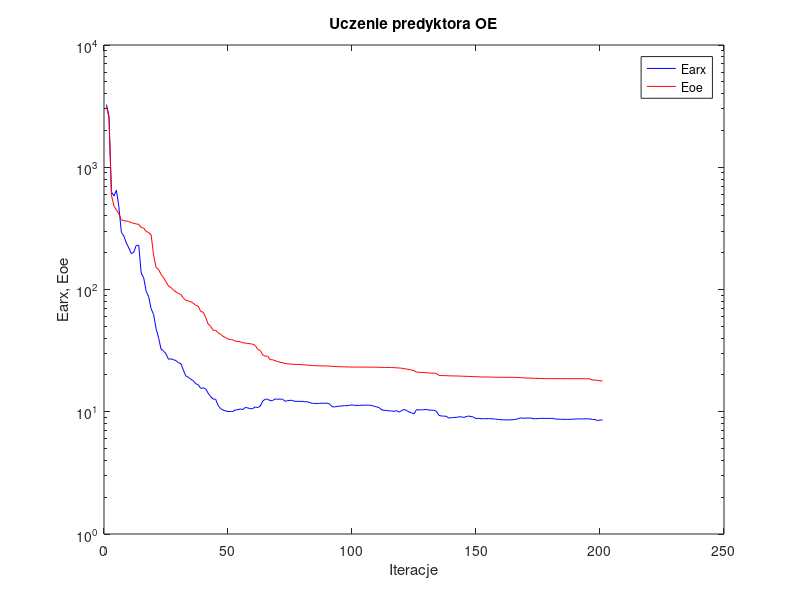
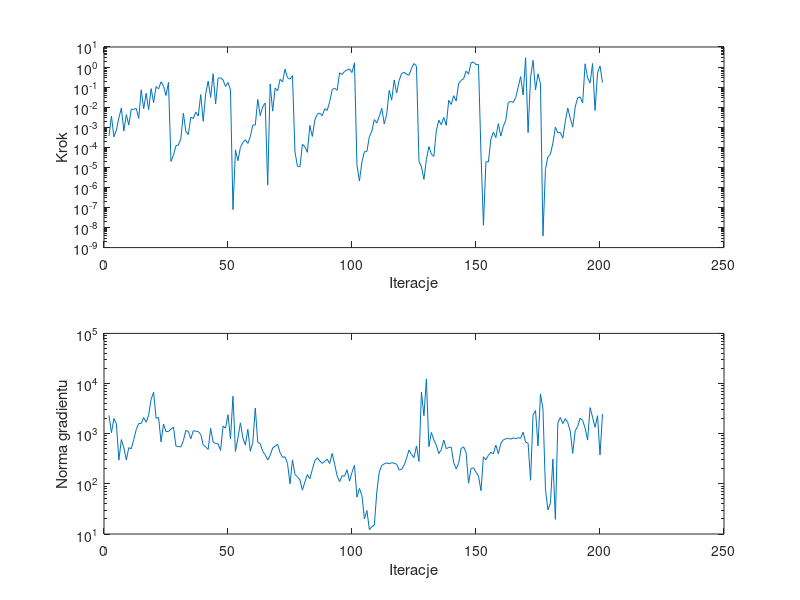

Reproduce these figures in MATLAB, in order.
%uczenie predyktora oe
clear all;
n=0; farx(n+1)=3.254522e+003; foe(n+1)=3.135525e+003; wspucz(n+1)=0.000000e+000; ng(n+1)=0.000000e+000;
%odnowa zmiennej metryki
n=1; farx(n+1)=2.648957e+003; foe(n+1)=2.536911e+003; krok(n+1)=3.647778e-004; ng(n+1)=2.323169e+003;
n=2; farx(n+1)=6.288385e+002; foe(n+1)=5.910806e+002; krok(n+1)=3.581322e-003; ng(n+1)=1.047406e+003;
n=3; farx(n+1)=5.818855e+002; foe(n+1)=4.810955e+002; krok(n+1)=3.323859e-004; ng(n+1)=2.010080e+003;
n=4; farx(n+1)=6.489311e+002; foe(n+1)=4.488309e+002; krok(n+1)=7.286672e-004; ng(n+1)=1.559294e+003;
n=5; farx(n+1)=4.748888e+002; foe(n+1)=4.162525e+002; krok(n+1)=2.957629e-003; ng(n+1)=2.975442e+002;
n=6; farx(n+1)=2.931151e+002; foe(n+1)=3.711714e+002; krok(n+1)=8.997511e-003; ng(n+1)=7.612572e+002;
n=7; farx(n+1)=2.739428e+002; foe(n+1)=3.667433e+002; krok(n+1)=6.553529e-004; ng(n+1)=5.237193e+002;
n=8; farx(n+1)=2.404108e+002; foe(n+1)=3.628289e+002; krok(n+1)=4.236653e-003; ng(n+1)=2.999079e+002;
n=9; farx(n+1)=2.186863e+002; foe(n+1)=3.603732e+002; krok(n+1)=1.299476e-003; ng(n+1)=5.268740e+002;
n=10; farx(n+1)=1.964768e+002; foe(n+1)=3.519622e+002; krok(n+1)=8.029022e-003; ng(n+1)=5.008029e+002;
n=11; farx(n+1)=2.020500e+002; foe(n+1)=3.479947e+002; krok(n+1)=7.801084e-003; ng(n+1)=7.731302e+002;
n=12; farx(n+1)=2.295084e+002; foe(n+1)=3.438781e+002; krok(n+1)=8.672124e-003; ng(n+1)=1.214429e+003;
n=13; farx(n+1)=2.303920e+002; foe(n+1)=3.411421e+002; krok(n+1)=2.778799e-003; ng(n+1)=1.603540e+003;
n=14; farx(n+1)=1.363734e+002; foe(n+1)=3.213249e+002; krok(n+1)=7.301859e-002; ng(n+1)=1.600958e+003;
n=15; farx(n+1)=1.248114e+002; foe(n+1)=3.188071e+002; krok(n+1)=8.368557e-003; ng(n+1)=2.098862e+003;
n=16; farx(n+1)=9.665008e+001; foe(n+1)=2.985370e+002; krok(n+1)=4.905012e-002; ng(n+1)=1.693009e+003;
n=17; farx(n+1)=8.737076e+001; foe(n+1)=2.923369e+002; krok(n+1)=7.444102e-003; ng(n+1)=2.337562e+003;
n=18; farx(n+1)=6.980268e+001; foe(n+1)=2.795349e+002; krok(n+1)=8.430727e-002; ng(n+1)=4.889738e+003;
n=19; farx(n+1)=6.239391e+001; foe(n+1)=1.912339e+002; krok(n+1)=1.680437e-002; ng(n+1)=6.691851e+003;
n=20; farx(n+1)=4.781814e+001; foe(n+1)=1.515520e+002; krok(n+1)=1.068981e-001; ng(n+1)=2.023324e+003;
n=21; farx(n+1)=4.039692e+001; foe(n+1)=1.457481e+002; krok(n+1)=8.061847e-002; ng(n+1)=2.114184e+003;
n=22; farx(n+1)=3.255052e+001; foe(n+1)=1.329866e+002; krok(n+1)=1.846634e-001; ng(n+1)=6.863332e+002;
n=23; farx(n+1)=3.139960e+001; foe(n+1)=1.251684e+002; krok(n+1)=1.121259e-001; ng(n+1)=1.561694e+003;
n=24; farx(n+1)=2.971324e+001; foe(n+1)=1.154953e+002; krok(n+1)=3.809184e-002; ng(n+1)=1.096287e+003;
n=25; farx(n+1)=2.688453e+001; foe(n+1)=1.069261e+002; krok(n+1)=1.752988e-001; ng(n+1)=1.110215e+003;
%odnowa zmiennej metryki
n=26; farx(n+1)=2.708561e+001; foe(n+1)=1.037804e+002; krok(n+1)=1.977673e-005; ng(n+1)=1.233512e+003;
n=27; farx(n+1)=2.669096e+001; foe(n+1)=9.928198e+001; krok(n+1)=3.999817e-005; ng(n+1)=1.360048e+003;
n=28; farx(n+1)=2.618880e+001; foe(n+1)=9.552432e+001; krok(n+1)=1.201924e-004; ng(n+1)=5.664426e+002;
n=29; farx(n+1)=2.520650e+001; foe(n+1)=9.285934e+001; krok(n+1)=1.300680e-004; ng(n+1)=5.548093e+002;
n=30; farx(n+1)=2.473401e+001; foe(n+1)=9.113904e+001; krok(n+1)=2.802141e-004; ng(n+1)=5.442762e+002;
n=31; farx(n+1)=2.190941e+001; foe(n+1)=8.515940e+001; krok(n+1)=4.997674e-003; ng(n+1)=7.247443e+002;
n=32; farx(n+1)=1.961140e+001; foe(n+1)=8.150224e+001; krok(n+1)=6.111403e-004; ng(n+1)=1.162637e+003;
n=33; farx(n+1)=1.914966e+001; foe(n+1)=8.063946e+001; krok(n+1)=4.393293e-004; ng(n+1)=1.106862e+003;
n=34; farx(n+1)=1.847767e+001; foe(n+1)=7.940619e+001; krok(n+1)=3.159755e-003; ng(n+1)=7.892684e+002;
n=35; farx(n+1)=1.793714e+001; foe(n+1)=7.729507e+001; krok(n+1)=2.716773e-003; ng(n+1)=1.149000e+003;
n=36; farx(n+1)=1.695672e+001; foe(n+1)=7.421352e+001; krok(n+1)=5.627734e-003; ng(n+1)=1.118889e+003;
n=37; farx(n+1)=1.663441e+001; foe(n+1)=7.304023e+001; krok(n+1)=3.582494e-003; ng(n+1)=1.099753e+003;
n=38; farx(n+1)=1.554043e+001; foe(n+1)=6.606570e+001; krok(n+1)=4.226038e-002; ng(n+1)=9.710052e+002;
n=39; farx(n+1)=1.569964e+001; foe(n+1)=6.532872e+001; krok(n+1)=1.965086e-003; ng(n+1)=6.029398e+002;
n=40; farx(n+1)=1.540048e+001; foe(n+1)=5.899034e+001; krok(n+1)=4.614317e-002; ng(n+1)=5.412680e+002;
n=41; farx(n+1)=1.417995e+001; foe(n+1)=5.216183e+001; krok(n+1)=1.989372e-001; ng(n+1)=4.879667e+002;
n=42; farx(n+1)=1.330347e+001; foe(n+1)=4.998218e+001; krok(n+1)=3.076926e-002; ng(n+1)=1.278039e+003;
n=43; farx(n+1)=1.269400e+001; foe(n+1)=4.643779e+001; krok(n+1)=4.635137e-001; ng(n+1)=6.813533e+002;
n=44; farx(n+1)=1.266170e+001; foe(n+1)=4.635332e+001; krok(n+1)=1.450364e-002; ng(n+1)=6.371398e+002;
n=45; farx(n+1)=1.129453e+001; foe(n+1)=4.432456e+001; krok(n+1)=2.828655e-001; ng(n+1)=6.254435e+002;
n=46; farx(n+1)=1.062228e+001; foe(n+1)=4.304735e+001; krok(n+1)=2.902112e-001; ng(n+1)=4.646811e+002;
n=47; farx(n+1)=1.031696e+001; foe(n+1)=4.140201e+001; krok(n+1)=2.268451e-001; ng(n+1)=1.413595e+003;
n=48; farx(n+1)=1.016155e+001; foe(n+1)=4.054046e+001; krok(n+1)=1.068992e-001; ng(n+1)=1.291724e+003;
n=49; farx(n+1)=1.001964e+001; foe(n+1)=3.935479e+001; krok(n+1)=1.677326e-001; ng(n+1)=2.398642e+003;
n=50; farx(n+1)=1.006355e+001; foe(n+1)=3.895035e+001; krok(n+1)=7.326360e-002; ng(n+1)=7.930518e+002;
%odnowa zmiennej metryki
n=51; farx(n+1)=1.006533e+001; foe(n+1)=3.871081e+001; krok(n+1)=7.821839e-008; ng(n+1)=5.582535e+003;
n=52; farx(n+1)=1.036166e+001; foe(n+1)=3.780861e+001; krok(n+1)=7.395359e-005; ng(n+1)=4.425473e+002;
n=53; farx(n+1)=1.039398e+001; foe(n+1)=3.762652e+001; krok(n+1)=2.132008e-005; ng(n+1)=8.220197e+002;
n=54; farx(n+1)=1.054434e+001; foe(n+1)=3.730725e+001; krok(n+1)=9.833971e-005; ng(n+1)=1.643654e+003;
n=55; farx(n+1)=1.043334e+001; foe(n+1)=3.669328e+001; krok(n+1)=1.736749e-004; ng(n+1)=8.198669e+002;
n=56; farx(n+1)=1.084123e+001; foe(n+1)=3.638611e+001; krok(n+1)=2.383591e-004; ng(n+1)=5.924154e+002;
n=57; farx(n+1)=1.074498e+001; foe(n+1)=3.623036e+001; krok(n+1)=1.554679e-004; ng(n+1)=1.227221e+003;
n=58; farx(n+1)=1.059043e+001; foe(n+1)=3.596151e+001; krok(n+1)=3.383827e-004; ng(n+1)=4.472008e+002;
n=59; farx(n+1)=1.063050e+001; foe(n+1)=3.568655e+001; krok(n+1)=1.284763e-003; ng(n+1)=6.680275e+002;
n=60; farx(n+1)=1.094647e+001; foe(n+1)=3.492304e+001; krok(n+1)=1.291963e-003; ng(n+1)=3.249946e+003;
n=61; farx(n+1)=1.081792e+001; foe(n+1)=3.232570e+001; krok(n+1)=2.421456e-002; ng(n+1)=6.754463e+002;
n=62; farx(n+1)=1.113848e+001; foe(n+1)=3.178105e+001; krok(n+1)=3.765398e-003; ng(n+1)=6.304628e+002;
n=63; farx(n+1)=1.221025e+001; foe(n+1)=2.919099e+001; krok(n+1)=1.049956e-002; ng(n+1)=4.453597e+002;
n=64; farx(n+1)=1.267142e+001; foe(n+1)=2.847883e+001; krok(n+1)=1.614379e-002; ng(n+1)=3.798827e+002;
n=65; farx(n+1)=1.267153e+001; foe(n+1)=2.847864e+001; krok(n+1)=1.303126e-006; ng(n+1)=2.981535e+002;
n=66; farx(n+1)=1.232188e+001; foe(n+1)=2.670180e+001; krok(n+1)=1.439628e-001; ng(n+1)=3.702062e+002;
n=67; farx(n+1)=1.235903e+001; foe(n+1)=2.664234e+001; krok(n+1)=6.349841e-003; ng(n+1)=5.181206e+002;
n=68; farx(n+1)=1.271934e+001; foe(n+1)=2.613033e+001; krok(n+1)=8.892157e-002; ng(n+1)=5.641177e+002;
n=69; farx(n+1)=1.265986e+001; foe(n+1)=2.578259e+001; krok(n+1)=6.444366e-002; ng(n+1)=6.190737e+002;
n=70; farx(n+1)=1.268726e+001; foe(n+1)=2.536129e+001; krok(n+1)=2.468205e-001; ng(n+1)=4.199672e+002;
n=71; farx(n+1)=1.266974e+001; foe(n+1)=2.521577e+001; krok(n+1)=1.803954e-001; ng(n+1)=3.381516e+002;
n=72; farx(n+1)=1.218620e+001; foe(n+1)=2.481726e+001; krok(n+1)=7.847380e-001; ng(n+1)=3.462738e+002;
n=73; farx(n+1)=1.231284e+001; foe(n+1)=2.468364e+001; krok(n+1)=2.920744e-001; ng(n+1)=2.527681e+002;
n=74; farx(n+1)=1.241754e+001; foe(n+1)=2.456835e+001; krok(n+1)=2.489869e-001; ng(n+1)=1.001007e+002;
n=75; farx(n+1)=1.236912e+001; foe(n+1)=2.450579e+001; krok(n+1)=3.739988e-001; ng(n+1)=3.017260e+002;
%odnowa zmiennej metryki
n=76; farx(n+1)=1.217645e+001; foe(n+1)=2.438901e+001; krok(n+1)=5.843669e-005; ng(n+1)=1.529105e+002;
n=77; farx(n+1)=1.216665e+001; foe(n+1)=2.437405e+001; krok(n+1)=1.157184e-005; ng(n+1)=1.382150e+002;
n=78; farx(n+1)=1.214100e+001; foe(n+1)=2.436101e+001; krok(n+1)=1.057446e-005; ng(n+1)=1.199351e+002;
n=79; farx(n+1)=1.218179e+001; foe(n+1)=2.426462e+001; krok(n+1)=1.412779e-004; ng(n+1)=7.494114e+001;
n=80; farx(n+1)=1.206322e+001; foe(n+1)=2.412776e+001; krok(n+1)=1.059505e-004; ng(n+1)=1.088733e+002;
n=81; farx(n+1)=1.207089e+001; foe(n+1)=2.411460e+001; krok(n+1)=5.603333e-005; ng(n+1)=1.531401e+002;
n=82; farx(n+1)=1.188122e+001; foe(n+1)=2.400863e+001; krok(n+1)=1.221241e-003; ng(n+1)=1.256787e+002;
n=83; farx(n+1)=1.170979e+001; foe(n+1)=2.386406e+001; krok(n+1)=3.473499e-004; ng(n+1)=1.933740e+002;
n=84; farx(n+1)=1.170431e+001; foe(n+1)=2.382449e+001; krok(n+1)=2.274128e-003; ng(n+1)=2.870526e+002;
n=85; farx(n+1)=1.165587e+001; foe(n+1)=2.377927e+001; krok(n+1)=4.474402e-003; ng(n+1)=3.310577e+002;
n=86; farx(n+1)=1.171937e+001; foe(n+1)=2.375374e+001; krok(n+1)=5.095665e-003; ng(n+1)=2.861483e+002;
n=87; farx(n+1)=1.175033e+001; foe(n+1)=2.373758e+001; krok(n+1)=3.726829e-003; ng(n+1)=2.566011e+002;
n=88; farx(n+1)=1.172791e+001; foe(n+1)=2.370519e+001; krok(n+1)=8.403478e-003; ng(n+1)=2.806158e+002;
n=89; farx(n+1)=1.176089e+001; foe(n+1)=2.368084e+001; krok(n+1)=6.884472e-003; ng(n+1)=3.096840e+002;
n=90; farx(n+1)=1.154887e+001; foe(n+1)=2.364881e+001; krok(n+1)=1.881038e-002; ng(n+1)=2.544369e+002;
n=91; farx(n+1)=1.097252e+001; foe(n+1)=2.349798e+001; krok(n+1)=7.549232e-002; ng(n+1)=4.045377e+002;
n=92; farx(n+1)=1.096082e+001; foe(n+1)=2.346206e+001; krok(n+1)=8.892157e-002; ng(n+1)=2.454175e+002;
n=93; farx(n+1)=1.105195e+001; foe(n+1)=2.342039e+001; krok(n+1)=6.937699e-002; ng(n+1)=1.443899e+002;
n=94; farx(n+1)=1.111307e+001; foe(n+1)=2.334903e+001; krok(n+1)=5.126125e-001; ng(n+1)=1.106461e+002;
n=95; farx(n+1)=1.115353e+001; foe(n+1)=2.332536e+001; krok(n+1)=4.275969e-001; ng(n+1)=1.455366e+002;
n=96; farx(n+1)=1.123155e+001; foe(n+1)=2.329809e+001; krok(n+1)=6.065168e-001; ng(n+1)=1.419649e+002;
n=97; farx(n+1)=1.119857e+001; foe(n+1)=2.327151e+001; krok(n+1)=7.113726e-001; ng(n+1)=1.908879e+002;
n=98; farx(n+1)=1.131031e+001; foe(n+1)=2.324182e+001; krok(n+1)=8.006816e-001; ng(n+1)=1.132558e+002;
n=99; farx(n+1)=1.136881e+001; foe(n+1)=2.322835e+001; krok(n+1)=5.312057e-001; ng(n+1)=1.696539e+002;
n=100; farx(n+1)=1.127884e+001; foe(n+1)=2.319647e+001; krok(n+1)=1.631921e+000; ng(n+1)=2.351815e+002;
%odnowa zmiennej metryki
n=101; farx(n+1)=1.127181e+001; foe(n+1)=2.319154e+001; krok(n+1)=1.270754e-005; ng(n+1)=5.429283e+001;
n=102; farx(n+1)=1.127491e+001; foe(n+1)=2.319028e+001; krok(n+1)=2.094896e-006; ng(n+1)=8.113250e+001;
n=103; farx(n+1)=1.129916e+001; foe(n+1)=2.318544e+001; krok(n+1)=1.882199e-005; ng(n+1)=5.875972e+001;
n=104; farx(n+1)=1.131716e+001; foe(n+1)=2.318293e+001; krok(n+1)=5.958061e-005; ng(n+1)=2.000273e+001;
n=105; farx(n+1)=1.133143e+001; foe(n+1)=2.317821e+001; krok(n+1)=6.257477e-005; ng(n+1)=2.937099e+001;
n=106; farx(n+1)=1.131230e+001; foe(n+1)=2.317586e+001; krok(n+1)=3.383827e-004; ng(n+1)=1.227171e+001;
n=107; farx(n+1)=1.124879e+001; foe(n+1)=2.316805e+001; krok(n+1)=6.421814e-004; ng(n+1)=1.390864e+001;
n=108; farx(n+1)=1.108332e+001; foe(n+1)=2.315518e+001; krok(n+1)=2.407737e-003; ng(n+1)=1.508069e+001;
n=109; farx(n+1)=1.096184e+001; foe(n+1)=2.313659e+001; krok(n+1)=1.618948e-003; ng(n+1)=6.879575e+001;
n=110; farx(n+1)=1.079406e+001; foe(n+1)=2.312046e+001; krok(n+1)=3.516052e-003; ng(n+1)=1.733395e+002;
n=111; farx(n+1)=1.035606e+001; foe(n+1)=2.305219e+001; krok(n+1)=8.751130e-003; ng(n+1)=2.336985e+002;
n=112; farx(n+1)=1.027715e+001; foe(n+1)=2.304315e+001; krok(n+1)=1.478882e-003; ng(n+1)=2.501633e+002;
n=113; farx(n+1)=1.025535e+001; foe(n+1)=2.303868e+001; krok(n+1)=4.449709e-003; ng(n+1)=2.626476e+002;
n=114; farx(n+1)=1.016053e+001; foe(n+1)=2.302662e+001; krok(n+1)=6.827250e-002; ng(n+1)=2.509277e+002;
n=115; farx(n+1)=1.015938e+001; foe(n+1)=2.301036e+001; krok(n+1)=2.243330e-002; ng(n+1)=2.651670e+002;
n=116; farx(n+1)=1.007372e+001; foe(n+1)=2.293998e+001; krok(n+1)=2.250273e-001; ng(n+1)=2.567596e+002;
n=117; farx(n+1)=1.021449e+001; foe(n+1)=2.286868e+001; krok(n+1)=5.079872e-002; ng(n+1)=2.462457e+002;
n=118; farx(n+1)=9.926185e+000; foe(n+1)=2.282059e+001; krok(n+1)=2.176811e-001; ng(n+1)=1.888245e+002;
n=119; farx(n+1)=1.021360e+001; foe(n+1)=2.270481e+001; krok(n+1)=4.726961e-001; ng(n+1)=1.945942e+002;
n=120; farx(n+1)=1.044616e+001; foe(n+1)=2.248687e+001; krok(n+1)=5.450576e-001; ng(n+1)=2.355519e+002;
n=121; farx(n+1)=1.024229e+001; foe(n+1)=2.237269e+001; krok(n+1)=4.385923e-001; ng(n+1)=3.246139e+002;
n=122; farx(n+1)=9.960222e+000; foe(n+1)=2.216196e+001; krok(n+1)=3.916031e-001; ng(n+1)=4.740588e+002;
n=123; farx(n+1)=9.790944e+000; foe(n+1)=2.197670e+001; krok(n+1)=8.674420e-001; ng(n+1)=3.859651e+002;
n=124; farx(n+1)=9.616988e+000; foe(n+1)=2.166814e+001; krok(n+1)=1.498210e+000; ng(n+1)=3.329775e+002;
n=125; farx(n+1)=1.040582e+001; foe(n+1)=2.112176e+001; krok(n+1)=1.104103e+000; ng(n+1)=5.704398e+002;
%odnowa zmiennej metryki
n=126; farx(n+1)=1.034060e+001; foe(n+1)=2.101651e+001; krok(n+1)=1.990494e-005; ng(n+1)=2.799522e+002;
n=127; farx(n+1)=1.037307e+001; foe(n+1)=2.096637e+001; krok(n+1)=1.083629e-005; ng(n+1)=6.751324e+003;
n=128; farx(n+1)=1.039232e+001; foe(n+1)=2.094334e+001; krok(n+1)=2.502989e-006; ng(n+1)=2.280052e+003;
n=129; farx(n+1)=1.045613e+001; foe(n+1)=2.087520e+001; krok(n+1)=2.501153e-005; ng(n+1)=1.236903e+004;
n=130; farx(n+1)=1.031538e+001; foe(n+1)=2.072321e+001; krok(n+1)=1.093495e-004; ng(n+1)=5.514515e+002;
n=131; farx(n+1)=1.030496e+001; foe(n+1)=2.070820e+001; krok(n+1)=4.559723e-005; ng(n+1)=1.057560e+003;
n=132; farx(n+1)=1.027249e+001; foe(n+1)=2.067914e+001; krok(n+1)=3.511208e-005; ng(n+1)=7.540529e+002;
n=133; farx(n+1)=1.010369e+001; foe(n+1)=2.056915e+001; krok(n+1)=6.586506e-004; ng(n+1)=5.902565e+002;
n=134; farx(n+1)=9.362520e+000; foe(n+1)=1.987722e+001; krok(n+1)=2.241713e-003; ng(n+1)=4.024379e+002;
n=135; farx(n+1)=9.229397e+000; foe(n+1)=1.977942e+001; krok(n+1)=1.339301e-003; ng(n+1)=4.798795e+002;
n=136; farx(n+1)=9.216014e+000; foe(n+1)=1.975180e+001; krok(n+1)=3.096185e-003; ng(n+1)=7.478485e+002;
n=137; farx(n+1)=9.177714e+000; foe(n+1)=1.973961e+001; krok(n+1)=1.243743e-003; ng(n+1)=5.009279e+002;
n=138; farx(n+1)=8.896009e+000; foe(n+1)=1.968494e+001; krok(n+1)=2.223039e-002; ng(n+1)=5.328362e+002;
n=139; farx(n+1)=8.927034e+000; foe(n+1)=1.965142e+001; krok(n+1)=1.360047e-002; ng(n+1)=5.426657e+002;
n=140; farx(n+1)=8.966364e+000; foe(n+1)=1.963723e+001; krok(n+1)=3.735290e-002; ng(n+1)=2.665052e+002;
n=141; farx(n+1)=8.997203e+000; foe(n+1)=1.962160e+001; krok(n+1)=2.008899e-002; ng(n+1)=1.984829e+002;
n=142; farx(n+1)=9.075118e+000; foe(n+1)=1.960246e+001; krok(n+1)=1.532184e-001; ng(n+1)=2.561006e+002;
n=143; farx(n+1)=9.098456e+000; foe(n+1)=1.955169e+001; krok(n+1)=2.150019e-001; ng(n+1)=5.046803e+002;
n=144; farx(n+1)=8.979682e+000; foe(n+1)=1.952831e+001; krok(n+1)=2.621866e-001; ng(n+1)=5.469458e+002;
n=145; farx(n+1)=9.122081e+000; foe(n+1)=1.948622e+001; krok(n+1)=6.273059e-001; ng(n+1)=4.237635e+002;
n=146; farx(n+1)=9.225635e+000; foe(n+1)=1.946734e+001; krok(n+1)=4.419445e-001; ng(n+1)=1.032774e+002;
n=147; farx(n+1)=9.138375e+000; foe(n+1)=1.943428e+001; krok(n+1)=1.643486e+000; ng(n+1)=2.035639e+002;
n=148; farx(n+1)=9.045860e+000; foe(n+1)=1.938183e+001; krok(n+1)=1.784434e+000; ng(n+1)=2.093435e+002;
n=149; farx(n+1)=8.792583e+000; foe(n+1)=1.934357e+001; krok(n+1)=1.324463e+000; ng(n+1)=1.695493e+002;
n=150; farx(n+1)=8.834352e+000; foe(n+1)=1.932471e+001; krok(n+1)=1.334889e+000; ng(n+1)=1.439352e+002;
%odnowa zmiennej metryki
n=151; farx(n+1)=8.775467e+000; foe(n+1)=1.924978e+001; krok(n+1)=5.188270e-005; ng(n+1)=7.308634e+001;
n=152; farx(n+1)=8.775162e+000; foe(n+1)=1.924964e+001; krok(n+1)=1.295217e-008; ng(n+1)=3.465501e+002;
n=153; farx(n+1)=8.770681e+000; foe(n+1)=1.923933e+001; krok(n+1)=1.907789e-005; ng(n+1)=3.005771e+002;
n=154; farx(n+1)=8.790636e+000; foe(n+1)=1.923070e+001; krok(n+1)=1.856661e-005; ng(n+1)=3.712048e+002;
n=155; farx(n+1)=8.778272e+000; foe(n+1)=1.921641e+001; krok(n+1)=2.509069e-004; ng(n+1)=4.263568e+002;
n=156; farx(n+1)=8.743035e+000; foe(n+1)=1.917884e+001; krok(n+1)=5.733303e-004; ng(n+1)=3.962545e+002;
n=157; farx(n+1)=8.705251e+000; foe(n+1)=1.916691e+001; krok(n+1)=3.028661e-004; ng(n+1)=5.914386e+002;
n=158; farx(n+1)=8.643518e+000; foe(n+1)=1.914286e+001; krok(n+1)=1.510644e-003; ng(n+1)=3.983237e+002;
n=159; farx(n+1)=8.620630e+000; foe(n+1)=1.913752e+001; krok(n+1)=3.604935e-004; ng(n+1)=6.363244e+002;
n=160; farx(n+1)=8.583619e+000; foe(n+1)=1.913229e+001; krok(n+1)=1.104943e-003; ng(n+1)=7.523191e+002;
n=161; farx(n+1)=8.585778e+000; foe(n+1)=1.913109e+001; krok(n+1)=2.199930e-003; ng(n+1)=7.910644e+002;
n=162; farx(n+1)=8.565909e+000; foe(n+1)=1.912729e+001; krok(n+1)=1.703693e-002; ng(n+1)=8.133462e+002;
n=163; farx(n+1)=8.600530e+000; foe(n+1)=1.912325e+001; krok(n+1)=1.925105e-002; ng(n+1)=7.777793e+002;
n=164; farx(n+1)=8.609874e+000; foe(n+1)=1.911995e+001; krok(n+1)=1.729712e-002; ng(n+1)=8.256579e+002;
n=165; farx(n+1)=8.664463e+000; foe(n+1)=1.911463e+001; krok(n+1)=2.972664e-002; ng(n+1)=7.913606e+002;
n=166; farx(n+1)=8.772843e+000; foe(n+1)=1.906773e+001; krok(n+1)=9.759878e-002; ng(n+1)=8.323930e+002;
n=167; farx(n+1)=8.921464e+000; foe(n+1)=1.900148e+001; krok(n+1)=3.346481e-001; ng(n+1)=8.105102e+002;
n=168; farx(n+1)=8.842269e+000; foe(n+1)=1.896575e+001; krok(n+1)=4.028924e-002; ng(n+1)=1.074559e+003;
n=169; farx(n+1)=8.872730e+000; foe(n+1)=1.887497e+001; krok(n+1)=2.924078e+000; ng(n+1)=6.771988e+002;
n=170; farx(n+1)=8.873309e+000; foe(n+1)=1.887454e+001; krok(n+1)=5.391128e-004; ng(n+1)=6.495973e+002;
n=171; farx(n+1)=8.896909e+000; foe(n+1)=1.884602e+001; krok(n+1)=2.921091e-001; ng(n+1)=1.178652e+002;
n=172; farx(n+1)=8.785339e+000; foe(n+1)=1.878174e+001; krok(n+1)=2.157222e+000; ng(n+1)=2.376543e+003;
n=173; farx(n+1)=8.777354e+000; foe(n+1)=1.877375e+001; krok(n+1)=7.173481e-002; ng(n+1)=2.898225e+003;
n=174; farx(n+1)=8.787362e+000; foe(n+1)=1.874332e+001; krok(n+1)=4.602673e-001; ng(n+1)=5.691600e+002;
n=175; farx(n+1)=8.834733e+000; foe(n+1)=1.869372e+001; krok(n+1)=1.453256e-001; ng(n+1)=6.225455e+003;
%odnowa zmiennej metryki
n=176; farx(n+1)=8.834501e+000; foe(n+1)=1.868949e+001; krok(n+1)=3.825728e-009; ng(n+1)=3.082076e+003;
n=177; farx(n+1)=8.828685e+000; foe(n+1)=1.868578e+001; krok(n+1)=7.940086e-006; ng(n+1)=7.855501e+001;
n=178; farx(n+1)=8.816493e+000; foe(n+1)=1.868297e+001; krok(n+1)=3.418410e-005; ng(n+1)=3.035332e+001;
n=179; farx(n+1)=8.824371e+000; foe(n+1)=1.867868e+001; krok(n+1)=4.461789e-005; ng(n+1)=4.066950e+001;
n=180; farx(n+1)=8.813630e+000; foe(n+1)=1.867641e+001; krok(n+1)=1.646626e-004; ng(n+1)=3.111140e+002;
n=181; farx(n+1)=8.719929e+000; foe(n+1)=1.866372e+001; krok(n+1)=1.025539e-003; ng(n+1)=1.958753e+001;
n=182; farx(n+1)=8.705533e+000; foe(n+1)=1.866043e+001; krok(n+1)=5.157570e-004; ng(n+1)=1.632668e+003;
n=183; farx(n+1)=8.680036e+000; foe(n+1)=1.865590e+001; krok(n+1)=5.547107e-004; ng(n+1)=2.111771e+003;
n=184; farx(n+1)=8.674239e+000; foe(n+1)=1.865471e+001; krok(n+1)=2.826636e-004; ng(n+1)=1.588600e+003;
n=185; farx(n+1)=8.663018e+000; foe(n+1)=1.865178e+001; krok(n+1)=1.945210e-003; ng(n+1)=2.003755e+003;
n=186; farx(n+1)=8.669748e+000; foe(n+1)=1.864774e+001; krok(n+1)=8.966852e-003; ng(n+1)=1.662076e+003;
n=187; farx(n+1)=8.672671e+000; foe(n+1)=1.864742e+001; krok(n+1)=2.855545e-003; ng(n+1)=1.129352e+003;
n=188; farx(n+1)=8.690228e+000; foe(n+1)=1.864566e+001; krok(n+1)=1.016331e-003; ng(n+1)=4.049128e+002;
n=189; farx(n+1)=8.713746e+000; foe(n+1)=1.864463e+001; krok(n+1)=1.024683e-002; ng(n+1)=1.144724e+003;
n=190; farx(n+1)=8.743068e+000; foe(n+1)=1.864356e+001; krok(n+1)=2.967304e-002; ng(n+1)=1.401318e+003;
n=191; farx(n+1)=8.741964e+000; foe(n+1)=1.864271e+001; krok(n+1)=3.251545e-002; ng(n+1)=2.037967e+003;
n=192; farx(n+1)=8.735875e+000; foe(n+1)=1.864200e+001; krok(n+1)=1.633292e-002; ng(n+1)=1.847010e+003;
n=193; farx(n+1)=8.753101e+000; foe(n+1)=1.862526e+001; krok(n+1)=1.454334e+000; ng(n+1)=1.284006e+003;
n=194; farx(n+1)=8.748145e+000; foe(n+1)=1.861581e+001; krok(n+1)=2.886121e-001; ng(n+1)=7.468964e+002;
n=195; farx(n+1)=8.753578e+000; foe(n+1)=1.857908e+001; krok(n+1)=1.590303e-001; ng(n+1)=3.315007e+003;
n=196; farx(n+1)=8.647075e+000; foe(n+1)=1.816425e+001; krok(n+1)=1.501607e+000; ng(n+1)=2.149640e+003;
n=197; farx(n+1)=8.644869e+000; foe(n+1)=1.816284e+001; krok(n+1)=6.853004e-003; ng(n+1)=1.344049e+003;
n=198; farx(n+1)=8.462247e+000; foe(n+1)=1.806131e+001; krok(n+1)=5.076613e-001; ng(n+1)=2.286671e+003;
n=199; farx(n+1)=8.564556e+000; foe(n+1)=1.791287e+001; krok(n+1)=1.136048e+000; ng(n+1)=3.754932e+002;
n=200; farx(n+1)=8.565358e+000; foe(n+1)=1.786873e+001; krok(n+1)=1.713887e-001; ng(n+1)=2.478773e+003;

figure; semilogy(farx,'b'); hold on; semilogy(foe,'r'); xlabel('Iteracje'); ylabel('Earx, Eoe'); legend('Earx','Eoe'); title('Uczenie predyktora OE');
figure; subplot(2,1,1); semilogy(krok); xlabel('Iteracje'); ylabel('Krok');
subplot(2,1,2); semilogy(ng); xlabel('Iteracje'); ylabel('Norma gradientu');
Earx=farx(n+1)
Eoe=foe(n+1)
